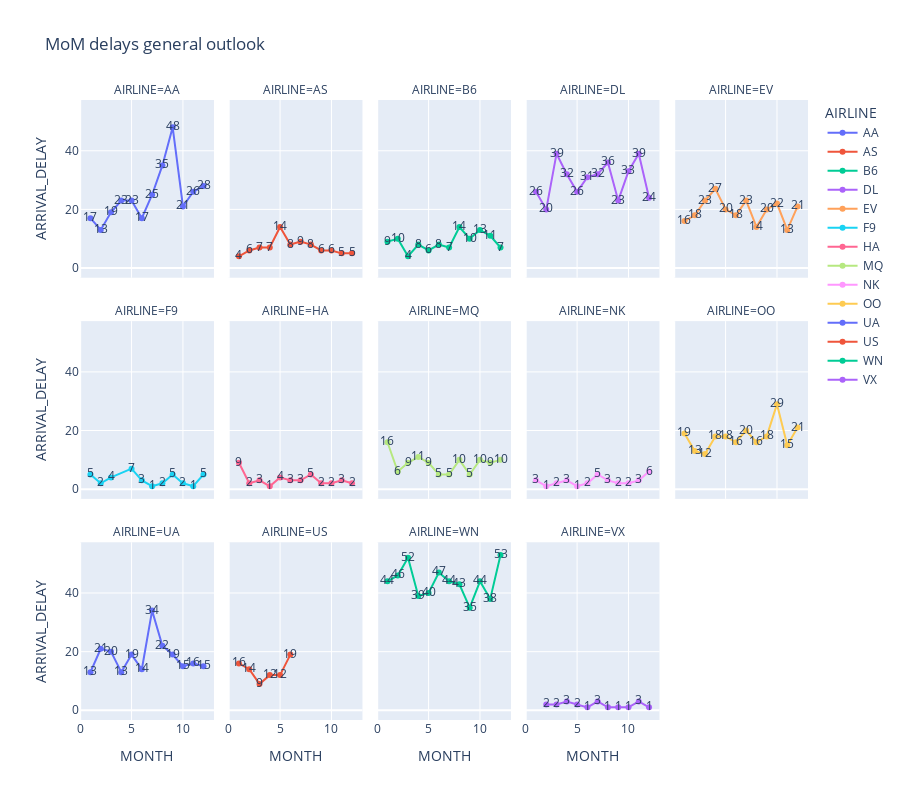

Notebook source saved alongside this figure:
### Markdown cell above
<span style='color: green'>

### No anomalies detected overall. As expected, most delays fall into the **short or moderate delay** categories.

### An interesting observation is that some delay values are **negative**, which likely indicates cases where the flight **departed or arrived earlier than scheduled** rather than experiencing an actual delay. <br>

### **Bonus Insight:**  
- **Security delays** remain consistently **on time**, posing no operational concerns.  
- **Weather-related delays** are, as expected, a factor. However, since weather conditions are **uncontrollable and highly volatile**, we won’t consider them as a key variable in this analysis.  

### **Departure vs. Arrival Delay:**  
Departure and arrival delays **show a very similar distribution**, which makes sense:  
- **Departing late generally leads to arriving late.**  
- However, in some cases, the aircraft can **compensate by flying faster**, allowing passengers to **still arrive on time**.  
- Despite these adjustments, the **cause-effect relationship** remains **straightforward**—a late departure **often translates into a late arrival**.
</span>

### Code cell
no_delays_df = data[data['Delay Category'] != 'On Time'][['MONTH', 'AIRLINE', 'ARRIVAL_DELAY']]
no_delays_pivot = no_delays_df.pivot_table(index=['MONTH', 'AIRLINE'], aggfunc='count').reset_index()

airlines = data['AIRLINE'].unique()

linegraph = px.line(data_frame=no_delays_pivot, x='MONTH', y='ARRIVAL_DELAY', color='AIRLINE', height=800, title="MoM delays general outlook", facet_col='AIRLINE', facet_col_wrap=5, text='ARRIVAL_DELAY')
pyo.iplot(linegraph)

### Figure 1 — Plotly figure (JSON) as saved in the notebook; plotly's stock layout.template omitted (floating-point values rounded to 4 significant figures)
{"data": [{"hovertemplate": "AIRLINE=AA<br>MONTH=%{x}<br>ARRIVAL_DELAY=%{text}<extra></extra>", "legendgroup": "AA", "line": {"color": "#636efa", "dash": "solid"}, "marker": {"symbol": "circle"}, "mode": "text+lines+markers", "name": "AA", "orientation": "v", "showlegend": true, "text": [17, 13, 19, 23, 23, 17, 25, 35, 48, 21, 26, 28], "type": "scatter", "x": [1, 2, 3, 4, 5, 6, 7, 8, 9, 10, 11, 12], "xaxis": "x11", "y": [17, 13, 19, 23, 23, 17, 25, 35, 48, 21, 26, 28], "yaxis": "y11"}, {"hovertemplate": "AIRLINE=AS<br>MONTH=%{x}<br>ARRIVAL_DELAY=%{text}<extra></extra>", "legendgroup": "AS", "line": {"color": "#EF553B", "dash": "solid"}, "marker": {"symbol": "circle"}, "mode": "text+lines+markers", "name": "AS", "orientation": "v", "showlegend": true, "text": [4, 6, 7, 7, 14, 8, 9, 8, 6, 6, 5, 5], "type": "scatter", "x": [1, 2, 3, 4, 5, 6, 7, 8, 9, 10, 11, 12], "xaxis": "x12", "y": [4, 6, 7, 7, 14, 8, 9, 8, 6, 6, 5, 5], "yaxis": "y12"}, {"hovertemplate": "AIRLINE=B6<br>MONTH=%{x}<br>ARRIVAL_DELAY=%{text}<extra></extra>", "legendgroup": "B6", "line": {"color": "#00cc96", "dash": "solid"}, "marker": {"symbol": "circle"}, "mode": "text+lines+markers", "name": "B6", "orientation": "v", "showlegend": true, "text": [9, 10, 4, 8, 6, 8, 7, 14, 10, 13, 11, 7], "type": "scatter", "x": [1, 2, 3, 4, 5, 6, 7, 8, 9, 10, 11, 12], "xaxis": "x13", "y": [9, 10, 4, 8, 6, 8, 7, 14, 10, 13, 11, 7], "yaxis": "y13"}, {"hovertemplate": "AIRLINE=DL<br>MONTH=%{x}<br>ARRIVAL_DELAY=%{text}<extra></extra>", "legendgroup": "DL", "line": {"color": "#ab63fa", "dash": "solid"}, "marker": {"symbol": "circle"}, "mode": "text+lines+markers", "name": "DL", "orientation": "v", "showlegend": true, "text": [26, 20, 39, 32, 26, 31, 32, 36, 23, 33, 39, 24], "type": "scatter", "x": [1, 2, 3, 4, 5, 6, 7, 8, 9, 10, 11, 12], "xaxis": "x14", "y": [26, 20, 39, 32, 26, 31, 32, 36, 23, 33, 39, 24], "yaxis": "y14"}, {"hovertemplate": "AIRLINE=EV<br>MONTH=%{x}<br>ARRIVAL_DELAY=%{text}<extra></extra>", "legendgroup": "EV", "line": {"color": "#FFA15A", "dash": "solid"}, "marker": {"symbol": "circle"}, "mode": "text+lines+markers", "name": "EV", "orientation": "v", "showlegend": true, "text": [16, 18, 23, 27, 20, 18, 23, 14, 20, 22, 13, 21], "type": "scatter", "x": [1, 2, 3, 4, 5, 6, 7, 8, 9, 10, 11, 12], "xaxis": "x15", "y": [16, 18, 23, 27, 20, 18, 23, 14, 20, 22, 13, 21], "yaxis": "y15"}, {"hovertemplate": "AIRLINE=F9<br>MONTH=%{x}<br>ARRIVAL_DELAY=%{text}<extra></extra>", "legendgroup": "F9", "line": {"color": "#19d3f3", "dash": "solid"}, "marker": {"symbol": "circle"}, "mode": "text+lines+markers", "name": "F9", "orientation": "v", "showlegend": true, "text": [5, 2, 4, 7, 3, 1, 2, 5, 2, 1, 5], "type": "scatter", "x": [1, 2, 3, 5, 6, 7, 8, 9, 10, 11, 12], "xaxis": "x6", "y": [5, 2, 4, 7, 3, 1, 2, 5, 2, 1, 5], "yaxis": "y6"}, {"hovertemplate": "AIRLINE=HA<br>MONTH=%{x}<br>ARRIVAL_DELAY=%{text}<extra></extra>", "legendgroup": "HA", "line": {"color": "#FF6692", "dash": "solid"}, "marker": {"symbol": "circle"}, "mode": "text+lines+markers", "name": "HA", "orientation": "v", "showlegend": true, "text": [9, 2, 3, 1, 4, 3, 3, 5, 2, 2, 3, 2], "type": "scatter", "x": [1, 2, 3, 4, 5, 6, 7, 8, 9, 10, 11, 12], "xaxis": "x7", "y": [9, 2, 3, 1, 4, 3, 3, 5, 2, 2, 3, 2], "yaxis": "y7"}, {"hovertemplate": "AIRLINE=MQ<br>MONTH=%{x}<br>ARRIVAL_DELAY=%{text}<extra></extra>", "legendgroup": "MQ", "line": {"color": "#B6E880", "dash": "solid"}, "marker": {"symbol": "circle"}, "mode": "text+lines+markers", "name": "MQ", "orientation": "v", "showlegend": true, "text": [16, 6, 9, 11, 9, 5, 5, 10, 5, 10, 9, 10], "type": "scatter", "x": [1, 2, 3, 4, 5, 6, 7, 8, 9, 10, 11, 12], "xaxis": "x8", "y": [16, 6, 9, 11, 9, 5, 5, 10, 5, 10, 9, 10], "yaxis": "y8"}, {"hovertemplate": "AIRLINE=NK<br>MONTH=%{x}<br>ARRIVAL_DELAY=%{text}<extra></extra>", "legendgroup": "NK", "line": {"color": "#FF97FF", "dash": "solid"}, "marker": {"symbol": "circle"}, "mode": "text+lines+markers", "name": "NK", "orientation": "v", "showlegend": true, "text": [3, 1, 2, 3, 1, 2, 5, 3, 2, 2, 3, 6], "type": "scatter", "x": [1, 2, 3, 4, 5, 6, 7, 8, 9, 10, 11, 12], "xaxis": "x9", "y": [3, 1, 2, 3, 1, 2, 5, 3, 2, 2, 3, 6], "yaxis": "y9"}, {"hovertemplate": "AIRLINE=OO<br>MONTH=%{x}<br>ARRIVAL_DELAY=%{text}<extra></extra>", "legendgroup": "OO", "line": {"color": "#FECB52", "dash": "solid"}, "marker": {"symbol": "circle"}, "mode": "text+lines+markers", "name": "OO", "orientation": "v", "showlegend": true, "text": [19, 13, 12, 18, 18, 16, 20, 16, 18, 29, 15, 21], "type": "scatter", "x": [1, 2, 3, 4, 5, 6, 7, 8, 9, 10, 11, 12], "xaxis": "x10", "y": [19, 13, 12, 18, 18, 16, 20, 16, 18, 29, 15, 21], "yaxis": "y10"}, {"hovertemplate": "AIRLINE=UA<br>MONTH=%{x}<br>ARRIVAL_DELAY=%{text}<extra></extra>", "legendgroup": "UA", "line": {"color": "#636efa", "dash": "solid"}, "marker": {"symbol": "circle"}, "mode": "text+lines+markers", "name": "UA", "orientation": "v", "showlegend": true, "text": [13, 21, 20, 13, 19, 14, 34, 22, 19, 15, 16, 15], "type": "scatter", "x": [1, 2, 3, 4, 5, 6, 7, 8, 9, 10, 11, 12], "xaxis": "x", "y": [13, 21, 20, 13, 19, 14, 34, 22, 19, 15, 16, 15], "yaxis": "y"}, {"hovertemplate": "AIRLINE=US<br>MONTH=%{x}<br>ARRIVAL_DELAY=%{text}<extra></extra>", "legendgroup": "US", "line": {"color": "#EF553B", "dash": "solid"}, "marker": {"symbol": "circle"}, "mode": "text+lines+markers", "name": "US", "orientation": "v", "showlegend": true, "text": [16, 14, 9, 12, 12, 19], "type": "scatter", "x": [1, 2, 3, 4, 5, 6], "xaxis": "x2", "y": [16, 14, 9, 12, 12, 19], "yaxis": "y2"}, {"hovertemplate": "AIRLINE=WN<br>MONTH=%{x}<br>ARRIVAL_DELAY=%{text}<extra></extra>", "legendgroup": "WN", "line": {"color": "#00cc96", "dash": "solid"}, "marker": {"symbol": "circle"}, "mode": "text+lines+markers", "name": "WN", "orientation": "v", "showlegend": true, "text": [44, 46, 52, 39, 40, 47, 44, 43, 35, 44, 38, 53], "type": "scatter", "x": [1, 2, 3, 4, 5, 6, 7, 8, 9, 10, 11, 12], "xaxis": "x3", "y": [44, 46, 52, 39, 40, 47, 44, 43, 35, 44, 38, 53], "yaxis": "y3"}, {"hovertemplate": "AIRLINE=VX<br>MONTH=%{x}<br>ARRIVAL_DELAY=%{text}<extra></extra>", "legendgroup": "VX", "line": {"color": "#ab63fa", "dash": "solid"}, "marker": {"symbol": "circle"}, "mode": "text+lines+markers", "name": "VX", "orientation": "v", "showlegend": true, "text": [2, 2, 3, 2, 1, 3, 1, 1, 1, 3, 1], "type": "scatter", "x": [2, 3, 4, 5, 6, 7, 8, 9, 10, 11, 12], "xaxis": "x4", "y": [2, 2, 3, 2, 1, 3, 1, 1, 1, 3, 1], "yaxis": "y4"}], "layout": {"annotations": [{"showarrow": false, "text": "AIRLINE=UA", "x": 0.092, "xanchor": "center", "xref": "paper", "y": 0.2867, "yanchor": "bottom", "yref": "paper"}, {"showarrow": false, "text": "AIRLINE=US", "x": 0.296, "xanchor": "center", "xref": "paper", "y": 0.2867, "yanchor": "bottom", "yref": "paper"}, {"showarrow": false, "text": "AIRLINE=WN", "x": 0.5, "xanchor": "center", "xref": "paper", "y": 0.2867, "yanchor": "bottom", "yref": "paper"}, {"showarrow": false, "text": "AIRLINE=VX", "x": 0.704, "xanchor": "center", "xref": "paper", "y": 0.2867, "yanchor": "bottom", "yref": "paper"}, {"showarrow": false, "text": "AIRLINE=F9", "x": 0.092, "xanchor": "center", "xref": "paper", "y": 0.6433, "yanchor": "bottom", "yref": "paper"}, {"showarrow": false, "text": "AIRLINE=HA", "x": 0.296, "xanchor": "center", "xref": "paper", "y": 0.6433, "yanchor": "bottom", "yref": "paper"}, {"showarrow": false, "text": "AIRLINE=MQ", "x": 0.5, "xanchor": "center", "xref": "paper", "y": 0.6433, "yanchor": "bottom", "yref": "paper"}, {"showarrow": false, "text": "AIRLINE=NK", "x": 0.704, "xanchor": "center", "xref": "paper", "y": 0.6433, "yanchor": "bottom", "yref": "paper"}, {"showarrow": false, "text": "AIRLINE=OO", "x": 0.908, "xanchor": "center", "xref": "paper", "y": 0.6433, "yanchor": "bottom", "yref": "paper"}, {"showarrow": false, "text": "AIRLINE=AA", "x": 0.092, "xanchor": "center", "xref": "paper", "y": 1.0, "yanchor": "bottom", "yref": "paper"}, {"showarrow": false, "text": "AIRLINE=AS", "x": 0.296, "xanchor": "center", "xref": "paper", "y": 1.0, "yanchor": "bottom", "yref": "paper"}, {"showarrow": false, "text": "AIRLINE=B6", "x": 0.5, "xanchor": "center", "xref": "paper", "y": 1.0, "yanchor": "bottom", "yref": "paper"}, {"showarrow": false, "text": "AIRLINE=DL", "x": 0.704, "xanchor": "center", "xref": "paper", "y": 1.0, "yanchor": "bottom", "yref": "paper"}, {"showarrow": false, "text": "AIRLINE=EV", "x": 0.908, "xanchor": "center", "xref": "paper", "y": 1.0, "yanchor": "bottom", "yref": "paper"}], "height": 800, "legend": {"title": {"text": "AIRLINE"}, "tracegroupgap": 0}, "title": {"text": "MoM delays general outlook"}, "xaxis": {"anchor": "y", "domain": [0, 0.184], "title": {"text": "MONTH"}}, "xaxis10": {"anchor": "y10", "domain": [0.816, 1], "matches": "x", "showticklabels": false}, "xaxis11": {"anchor": "y11", "domain": [0, 0.184], "matches": "x", "showticklabels": false}, "xaxis12": {"anchor": "y12", "domain": [0.204, 0.388], "matches": "x", "showticklabels": false}, "xaxis13": {"anchor": "y13", "domain": [0.408, 0.592], "matches": "x", "showticklabels": false}, "xaxis14": {"anchor": "y14", "domain": [0.612, 0.796], "matches": "x", "showticklabels": false}, "xaxis15": {"anchor": "y15", "domain": [0.816, 1], "matches": "x", "showticklabels": false}, "xaxis2": {"anchor": "y2", "domain": [0.204, 0.388], "matches": "x", "title": {"text": "MONTH"}}, "xaxis3": {"anchor": "y3", "domain": [0.408, 0.592], "matches": "x", "title": {"text": "MONTH"}}, "xaxis4": {"anchor": "y4", "domain": [0.612, 0.796], "matches": "x", "title": {"text": "MONTH"}}, "xaxis5": {"anchor": "y5", "domain": [0.816, 1], "matches": "x", "title": {"text": "MONTH"}}, "xaxis6": {"anchor": "y6", "domain": [0, 0.184], "matches": "x", "showticklabels": false}, "xaxis7": {"anchor": "y7", "domain": [0.204, 0.388], "matches": "x", "showticklabels": false}, "xaxis8": {"anchor": "y8", "domain": [0.408, 0.592], "matches": "x", "showticklabels": false}, "xaxis9": {"anchor": "y9", "domain": [0.612, 0.796], "matches": "x", "showticklabels": false}, "yaxis": {"anchor": "x", "domain": [0, 0.2867], "title": {"text": "ARRIVAL_DELAY"}}, "yaxis10": {"anchor": "x10", "domain": [0.3567, 0.6433], "matches": "y", "showticklabels": false}, "yaxis11": {"anchor": "x11", "domain": [0.7133, 1.0], "matches": "y", "title": {"text": "ARRIVAL_DELAY"}}, "yaxis12": {"anchor": "x12", "domain": [0.7133, 1.0], "matches": "y", "showticklabels": false}, "yaxis13": {"anchor": "x13", "domain": [0.7133, 1.0], "matches": "y", "showticklabels": false}, "yaxis14": {"anchor": "x14", "domain": [0.7133, 1.0], "matches": "y", "showticklabels": false}, "yaxis15": {"anchor": "x15", "domain": [0.7133, 1.0], "matches": "y", "showticklabels": false}, "yaxis2": {"anchor": "x2", "domain": [0, 0.2867], "matches": "y", "showticklabels": false}, "yaxis3": {"anchor": "x3", "domain": [0, 0.2867], "matches": "y", "showticklabels": false}, "yaxis4": {"anchor": "x4", "domain": [0, 0.2867], "matches": "y", "showticklabels": false}, "yaxis5": {"anchor": "x5", "domain": [0, 0.2867], "matches": "y", "showticklabels": false}, "yaxis6": {"anchor": "x6", "domain": [0.3567, 0.6433], "matches": "y", "title": {"text": "ARRIVAL_DELAY"}}, "yaxis7": {"anchor": "x7", "domain": [0.3567, 0.6433], "matches": "y", "showticklabels": false}, "yaxis8": {"anchor": "x8", "domain": [0.3567, 0.6433], "matches": "y", "showticklabels": false}, "yaxis9": {"anchor": "x9", "domain": [0.3567, 0.6433], "matches": "y", "showticklabels": false}}}
